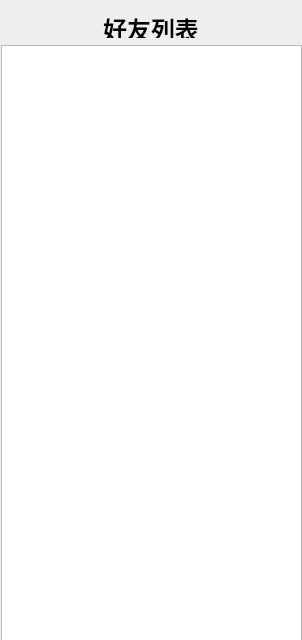
<?xml version="1.0" encoding="UTF-8"?>
<ui version="4.0">
 <class>Contact</class>
 <widget class="QWidget" name="Contact">
  <property name="geometry">
   <rect>
    <x>0</x>
    <y>0</y>
    <width>302</width>
    <height>640</height>
   </rect>
  </property>
  <property name="windowTitle">
   <string>Form</string>
  </property>
  <widget class="QListWidget" name="listWidget">
   <property name="geometry">
    <rect>
     <x>1</x>
     <y>45</y>
     <width>301</width>
     <height>601</height>
    </rect>
   </property>
  </widget>
  <widget class="QLabel" name="label">
   <property name="geometry">
    <rect>
     <x>101</x>
     <y>11</y>
     <width>100</width>
     <height>27</height>
    </rect>
   </property>
   <property name="text">
    <string>&lt;html&gt;&lt;head/&gt;&lt;body&gt;&lt;h1 align=&quot;center&quot; style=&quot; margin-top:18px; margin-bottom:12px; margin-left:0px; margin-right:0px; -qt-block-indent:0; text-indent:0px;&quot;&gt;&lt;span style=&quot; font-size:14pt; font-weight:600;&quot;&gt;好友列表&lt;/span&gt;&lt;/h1&gt;&lt;/body&gt;&lt;/html&gt;</string>
   </property>
   <property name="textFormat">
    <enum>Qt::RichText</enum>
   </property>
  </widget>
 </widget>
 <resources/>
 <connections/>
</ui>
